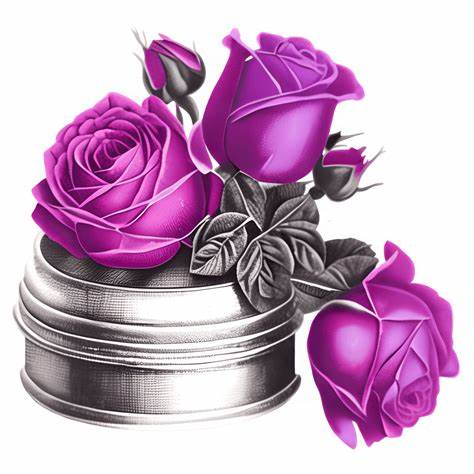
#> input picture input/img.jpg, 474 x 474 px
$ python Q2.py
#> lines starting #> are read from the running program, lines starting #| are printed output that depends on the picture; after the words box and inside, x2 and y2 are one past the last pixel; in counts of white or black regions, pixels touching at a corner belong together
#----------------------------------------------------------
# Name: Madhunicka M.
# RegNo: EG/2020/4051
# Assignment 2
#----------------------------------------------------------

# required libraries
import cv2
import numpy as np
import os

def show_segmentation(mask):
    cv2.imshow('Segmentation Process', mask)
    cv2.waitKey(1)

def region_growing(image, seed_points, threshold_range):
    mask = np.zeros_like(image, dtype=np.uint8)
    visited = np.zeros_like(image, dtype=np.uint8)

    height, width = image.shape
    queue = list(seed_points)
    seed_intensities = [image[pt[1], pt[0]] for pt in seed_points]

    iteration = 0

    while queue:
        iteration += 1
        x, y = queue.pop(0)

        if visited[y, x]:
            continue

        visited[y, x] = 1
        pixel_value = image[y, x]

        if any(abs(int(pixel_value) - int(seed_val)) <= threshold_range for seed_val in seed_intensities):
            mask[y, x] = 255

            for dx in [-1, 0, 1]:
                for dy in [-1, 0, 1]:
                    nx, ny = x + dx, y + dy
                    if 0 <= nx < width and 0 <= ny < height and not visited[ny, nx]:
                        queue.append((nx, ny))

        if iteration % 500 == 0:
            show_segmentation(mask)

    return mask

input_path = "input/img.jpg"
image_color = cv2.imread(input_path)
#> image_color is the input picture: shape (474, 474, 3); mean B, G, R 194.6, 165.9, 199.7

if image_color is None:
    raise FileNotFoundError("Could not load the image.")

# Convert to grayscale
image_gray = cv2.cvtColor(image_color, cv2.COLOR_BGR2GRAY)
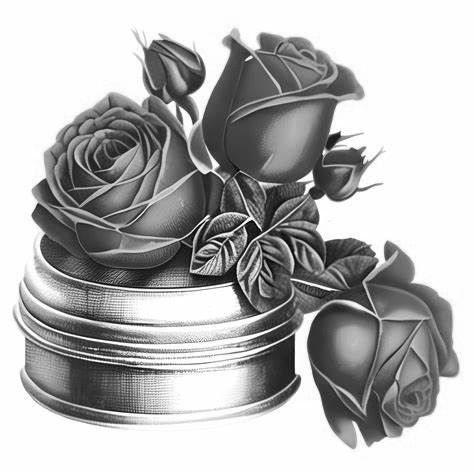
#> image_gray: shape (474, 474); min 0, max 255, mean 179.2

# Define seed point
# Example seed points (x, y) coordinates in the image
seed_points = [(240, 180), (260, 240), (180, 160)]

# Threshold range for intensity similarity
threshold_range = 15

# Run region-growing
segmented = region_growing(image_gray, seed_points, threshold_range)
#> in region_growing, `seed_intensities = [image[pt[1], pt[0]] for pt in seed_points]`: seed_intensities = [52, 121, 87]
#> the loop in region_growing, `while queue:` made 149874 passes
#> pixel_value on passes 1 to 3: 52, 121, 87
#> after the loop in region_growing, `while queue:`:
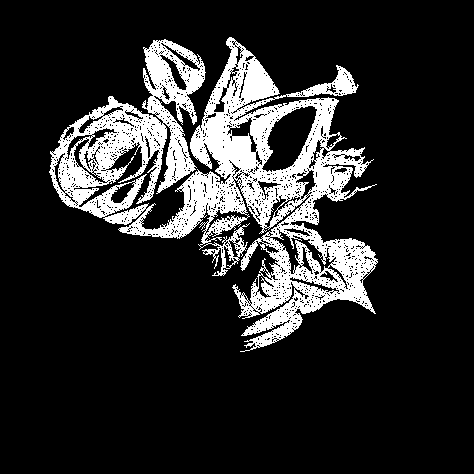
#> mask: shape (474, 474); 16.2% white; 1 white region, box (x1, y1, x2, y2) and area: (49, 37, 378, 352) 36505
#> after the loop in region_growing, `while queue:`:
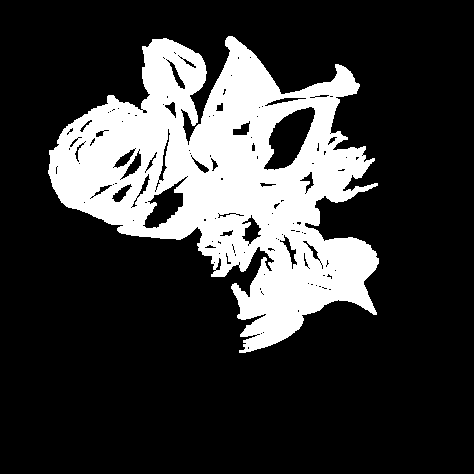
#> visited: shape (474, 474); values 0 (black) and 1 (white), 22.3% white; 1 white region, box (x1, y1, x2, y2) and area: (48, 36, 379, 353) 50152
#> after the loop in region_growing, `while queue:`: iteration = 149874; queue = []

# Save output
output_path = "results/segmented_mask.png"
cv2.imwrite(output_path, segmented)
print(f"Segmentation mask saved to: {output_path}")

# Display
cv2.imshow("Original Image", image_color)
cv2.imshow("Segmented Mask", segmented)
cv2.waitKey(0)
cv2.destroyAllWindows()
